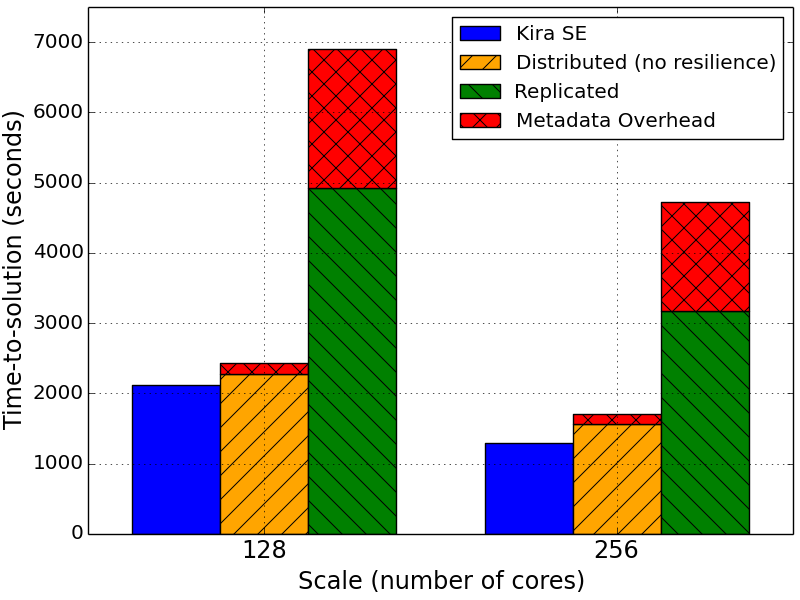

The script that drew this image:
#!/usr/bin/env python
# a bar plot with errorbars
import numpy as np
import matplotlib.pyplot as plt

N = 2
Kira = (2127, 1295)
Dis = (2280, 1565)
Dis_meta = (148, 139)
Rep = (4918, 3175)
Rep_meta = (1991, 1553)

ind = 0.125+np.arange(N)  # the x locations for the groups
width = 0.25       # the width of the bars

ax = plt.subplot()
ax.set_ylim([0, 7500])
rects1 = ax.bar(ind, Kira, width, color='b')
rects2 = ax.bar(ind+width, Dis, width, color='orange', hatch="/")
rects3 = ax.bar(ind+width, Dis_meta, width, color='red', bottom=Dis, hatch="x")

rects4 = ax.bar(ind+width*2, Rep, width, color='green', hatch="\\")
rects5 = ax.bar(ind+width*2, Rep_meta, width, color='red', bottom=Rep, hatch="x")

ax.grid(True)

# add some text for labels, title and axes ticks
ax.set_xlabel('Scale (number of cores)', size='x-large')
ax.set_ylabel('Time-to-solution (seconds)', size='x-large')
ax.set_xticks(ind+width*1.5)
ax.set_xticklabels( ('128', '256'), size='x-large') 
plt.yticks(size='large')
ax.legend( (rects1[0], rects2[0], rects4[0], rects3[0]), ('Kira SE', 'Distributed (no resilience)', 'Replicated', 'Metadata Overhead') )

plt.show()
